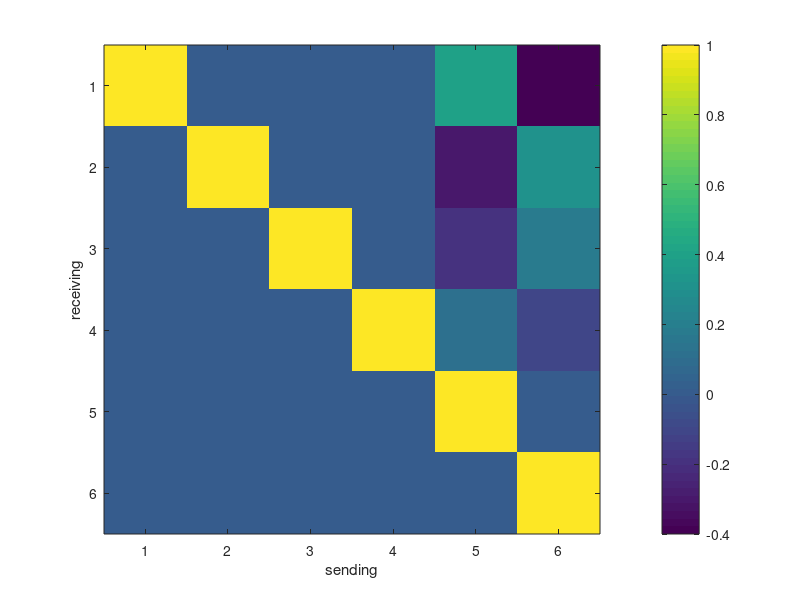
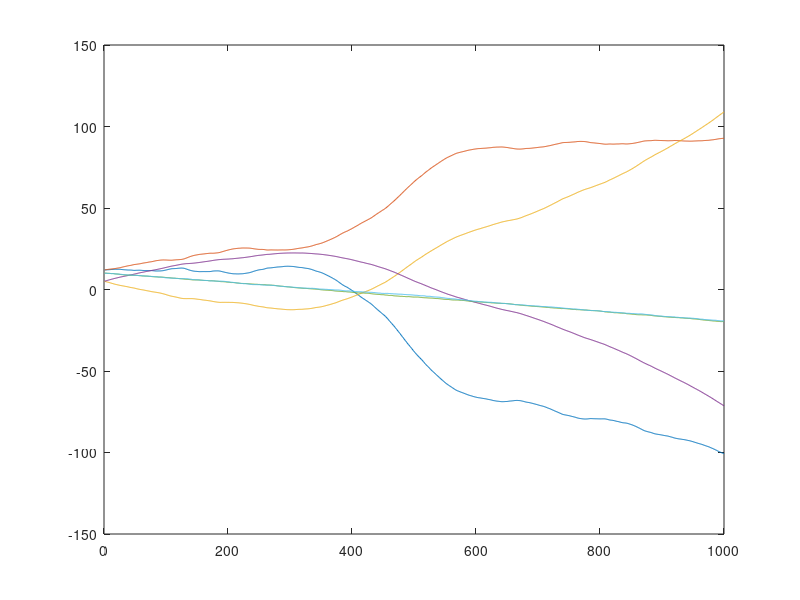
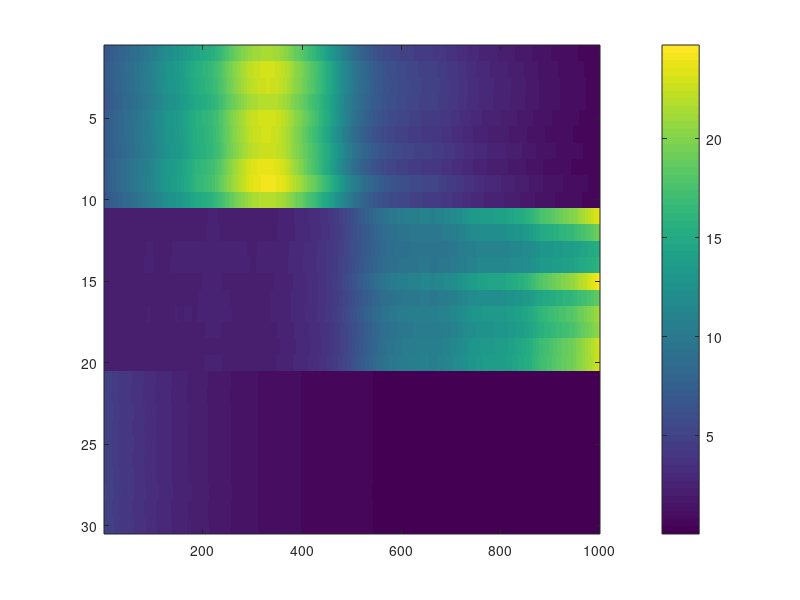
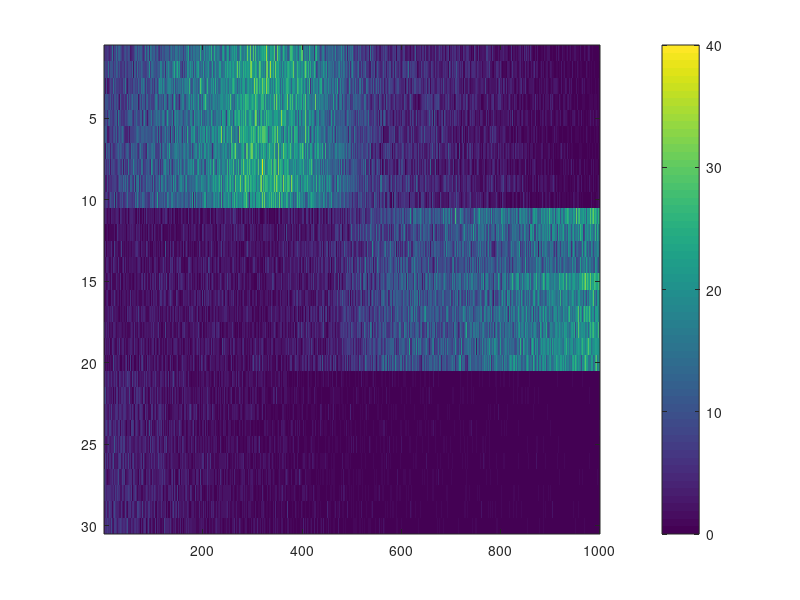

These charts were generated, in order, by the following MATLAB code: (Note: this script raises an error after producing the figures.)
addpath(genpath('C:\Users\gaw19004\Documents\GitHub\state-space-clustering'));
% addpath(genpath('D:\github\state-space-clustering'));

%% simulation
rng(2)
n = 10;
nClus = 3;
N = n*nClus;
p = 2;
T = 1000;

Lab = repelem(1:nClus, n);
d = ones(n*nClus,1)*0;
C_all = reshape(normrnd(0.08,1e-3,n*nClus*p,1), [], p);
C_trans = zeros(n*nClus, p*nClus);
for k = 1:length(Lab)
    C_trans(k, ((Lab(k)-1)*p+1):(Lab(k)*p)) = C_all(k,:);
end

X = zeros(p*nClus, T);
x0 = [1.2 1.2 0.5 0.5 1 1]*10;
Q0 = eye(nClus*p)*1e-2;
X(:,1) = mvnrnd(x0, Q0)';

b1 = ones(p,1)*0.01;
b2 = ones(p,1)*0;
b3 = ones(p,1)*-0.03;
b = [b1;b2;b3];

Q1 = 1e-5*eye(p);
Q2 = 1e-4*eye(p);
Q3 = 1e-3*eye(p);
Q = blkdiag(Q1, Q2, Q3);


A = [1 0 0 0 0.4 -0.4;...
    0 1 0 0 -0.3 0.305;
    0 0 1 0 -0.2 0.19;
    0 0 0 1 0.11 -0.1;
    0 0 0 0 1 0;
    0 0 0 0 0 1];

figure(1)
imagesc(A)
colorbar()
xlabel('sending')
ylabel('receiving')

% let's generate lambda
logLam = zeros(n*nClus, T);
logLam(:,1) = d + C_trans*X(:,1);

for t=2:T
    X(:, t) = mvnrnd(A*X(:, t-1) + b, Q)';
    logLam(:, t) = d + C_trans*X(:,t);
end

figure(2)
plot(X')

figure(3)
% imagesc(logLam)
imagesc(exp(logLam))
colorbar()

Y = poissrnd(exp(logLam));
figure(4)
imagesc(Y)
colorbar()

figure(5)
clusterPlot(Y, Lab)

% plot(X(1:p,:)')
% plot(X(p+1:2*p,:)')
% plot(X(2*p+1:3*p,:)')

%% fitting: pre-setting
% assume now observe Y and Lab
% later Y will be the only observation for clustering problem
ng = 1000;

% pre-allocation
X_fit = zeros(nClus*p, T, ng);
d_fit = zeros(n*nClus, ng);
C_fit = zeros(n*nClus, p, ng);
x0_fit = zeros(nClus*p, ng);
A_fit = zeros(nClus*p, nClus*p, ng);
b_fit = zeros(nClus*p, ng);
Q_fit = zeros(nClus*p, nClus*p, ng);

% priors
% place-holder...
Q0 = eye(nClus*p);

mux00 = zeros(nClus*p, 1);
Sigx00 = eye(nClus*p)*1e2;

mudc0 = zeros(p+1,1);
Sigdc0 = eye(p+1)*1e-2;

muBA0_mat = [zeros(nClus*p,1) eye(nClus*p)];
muBA0 = muBA0_mat(:);
SigBA0 = sparse(eye(length(muBA0))*0.25);

Psi0 = eye(nClus*p)*1e-4;
nu0 = nClus*p+2;

% initials
% initial for d_fit: 0
C_fit(:,:,1) = reshape(normrnd(0,1e-2,n*nClus*p,1), [], p);
A_fit(:,:,1) = eye(nClus*p);
% initial for b_fit: 0
Q_fit(:,:,1) = eye(nClus*p)*1e-4;

C_trans_tmp = zeros(n*nClus, p*nClus);
for k = 1:length(Lab)
    C_trans_tmp(k, ((Lab(k)-1)*p+1):(Lab(k)*p)) = C_fit(k,:,1);
end
x0_fit(:,1) = lsqr(C_trans_tmp,(log(mean(Y(:,1:10),2))-d_fit(:,1)));
[X_fit(:,:,1),~,~] = ppasmoo_poissexp_v2(Y,C_trans_tmp,d_fit(:,1),...
    x0_fit(:,1),Q0,A_fit(:,:,1),b_fit(:,1),Q_fit(:,:,1));

% turn off Q estimation (for debug)
% Q_fit = repmat(Q,1,1,ng); % true
%% fitting: MCMC
for g = 2:ng
    
    disp(g)
    
    % (1) update X_fit
    % adaptive smoothing
    C_trans_tmp = zeros(n*nClus, p*nClus);
    for k = 1:length(Lab)
        C_trans_tmp(k, ((Lab(k)-1)*p+1):(Lab(k)*p)) = C_fit(k,:,g-1);
    end
    d_tmp = d_fit(:,g-1);
    x0_tmp = x0_fit(:,g-1);
    A_tmp = A_fit(:,:,g-1);
    b_tmp = b_fit(:,g-1);
    Q_tmp = Q_fit(:,:,g-1);
    
    [muX,~,~] = ppasmoo_poissexp_v2(Y,C_trans_tmp,d_tmp,x0_tmp,Q0,A_tmp,b_tmp,Q_tmp);
    hess_tmp = hessX(muX(:), d_tmp, C_trans_tmp, Q0, Q_tmp, A_tmp, Y);
    % tic;
    % use Cholesky decomposition to sample efficiently
    R = chol(-hess_tmp,'lower'); % sparse
    z = randn(length(muX(:)), 1) + R'*muX(:);
    Xsamp = R'\z;
    X_fit(:,:,g) = reshape(Xsamp,[], T);
    % toc;
    
    % (2) update x0_fit
    Sigx0 = inv(inv(Sigx00) + inv(Q0));
    mux0 = Sigx0*(Sigx00\mux00 + Q0\X_fit(:,1,g));
    x0_fit(:,g) = mvnrnd(mux0, Sigx0)';
    % disp(x0_fit(:,g))
    
    % (3) update d_fit & C_fit
    % Laplace approximation
    for i = 1:N
        l = Lab(i);
        latentId = ((l-1)*p+1):(l*p);
        X_tmp = [ones(1, T) ;X_fit(latentId,:,g)]';
        
        lamdc = @(dc) exp(X_tmp*dc);
        
        derdc = @(dc) X_tmp'*(Y(i,:)' - lamdc(dc)) - inv(Sigdc0)*(dc - mudc0);
        hessdc = @(dc) -X_tmp'*diag(lamdc(dc))*X_tmp - inv(Sigdc0);
        [mudc,~,niSigdc,~] = newton(derdc,hessdc,...
            [d_fit(i, g-1) C_fit(i,:,g-1)]',1e-8,1000);
        
        % [mudc [d(i) C_all(i,:)]']
        
        Sigdc = -inv(niSigdc);
        Sigdc = (Sigdc + Sigdc')/2;
        dc = mvnrnd(mudc, Sigdc);
        d_fit(i,g) = dc(1);
        C_fit(i,:,g) = dc(2:end);
    end
    
    %     [C_fit(:,:,g) C_all]
    %     [d_fit(:,g) d]
    
    % (4) update b_fit & A_fit
    Z_tmp = X_fit(:,2:T,g);
    Z_tmp2 = Z_tmp(:);
    
    G_tmp = sparse(kron([ones(1,T-1); X_fit(:, 1:(T-1), g)]', eye(nClus*p)));
    invSigBA_tmp = sparse(inv(SigBA0) + G_tmp'*kron(eye(T-1), inv(Q_fit(:,:,g-1)))*G_tmp);
    
    muBA_tmp = invSigBA_tmp\(SigBA0\muBA0 +...
        G_tmp'*kron(eye(T-1), inv(Q_fit(:,:,g-1)))*Z_tmp2);
    
    % use Cholesky decomposition
    R = chol(invSigBA_tmp, 'lower');
    z = randn(length(muBA_tmp), 1) + R'*muBA_tmp;
    BAsamp = reshape(R'\z, nClus*p, []);
    b_fit(:,g) = BAsamp(:,1);
    A_fit(:,:,g) = BAsamp(:,2:end);
    
    %     [b_fit(:,g) b]
    %     imagesc(abs(A_fit(:,:,g) - A))
    %     colorbar()
    
    % (5) update Q_fit
    mux = A_fit(:,:,g)*X_fit(:,1:(T-1),g) + b_fit(:,g);
    xq = X_fit(:,2:T,g) - mux;
    
    PsiQ = Psi0 + xq*xq';
    nuQ = T-1+nu0;
    Q_fit(:,:,g) = iwishrnd(PsiQ,nuQ);
    
end
%% diagnose
idx = 200:ng;

% for k = round(linspace(2, 1000, 10))
%     figure(k)
%     subplot(1,2,1)
%     plot(X_fit(:,:,k)')
%     subplot(1,2,2)
%     plot(X')
% end

subplot(1,2,1)
plot(mean(X_fit(:,:,idx), 3)')
subplot(1,2,2)
plot(X')

subplot(3,2,1)
plot(X(1:p,:)')
subplot(3,2,2)
plot(mean(X_fit(1:p,:,idx), 3)')
subplot(3,2,3)
plot(X(p+1:2*p,:)')
subplot(3,2,4)
plot(mean(X_fit(p+1:2*p,:,idx), 3)')
subplot(3,2,5)
plot(X(2*p+1:3*p,:)')
subplot(3,2,6)
plot(mean(X_fit(2*p+1:3*p,:,idx), 3)')


[mean(d_fit(:,idx), 2) d]
[mean(C_fit(:,:,idx), 3) C_all]
[mean(x0_fit(:,idx), 2) x0']
abs(mean(A_fit(:,:,idx), 3) - A)
[mean(b_fit(:,idx), 2) b]
imagesc(mean(A_fit(:,:,idx), 3))
colorbar()
mean(Q_fit(:,:,idx), 3)

C_fit_mean = mean(C_fit(:,:,idx), 3);
C_trans_fit = zeros(n*nClus, p*nClus);
for k = 1:length(Lab)
    C_trans_fit(k, ((Lab(k)-1)*p+1):(Lab(k)*p)) = C_fit_mean(k,:);
end
subplot(1,2,1)
imagesc(exp(C_trans*X + d))
cLim = caxis;
title('true')
colorbar()
subplot(1,2,2)
imagesc(exp(C_trans_fit*mean(X_fit(:,:,idx), 3) + mean(d_fit(:,idx), 2)))
set(gca,'CLim',cLim)
title('fit')
colorbar()

